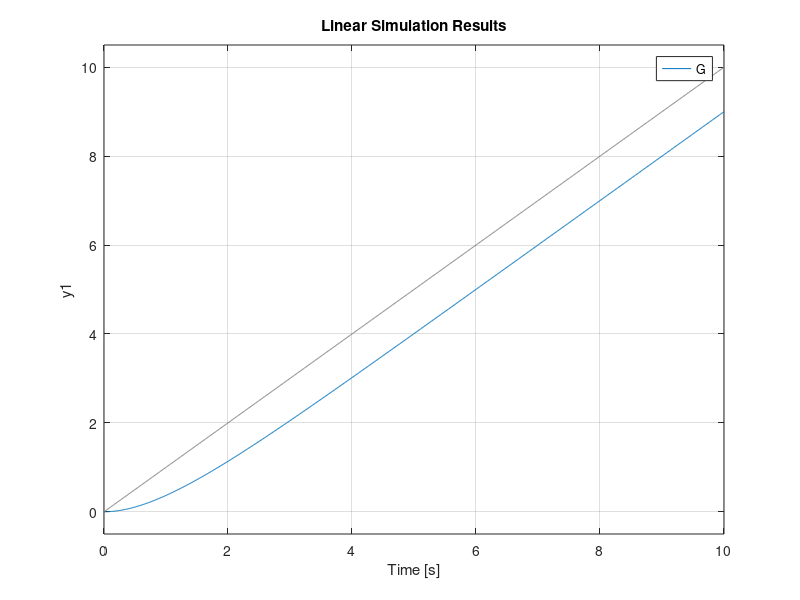

Source code (MATLAB):
clf
close all
clear all
clc
pkg load control

K = 1;
tau = 1;
a = 1;
t_end = 10;

num = K*[1];
den = [tau 1];

G = tf(num,den)

t = 0:0.01:t_end;
u = a*t;
lsim(G,u,t)
